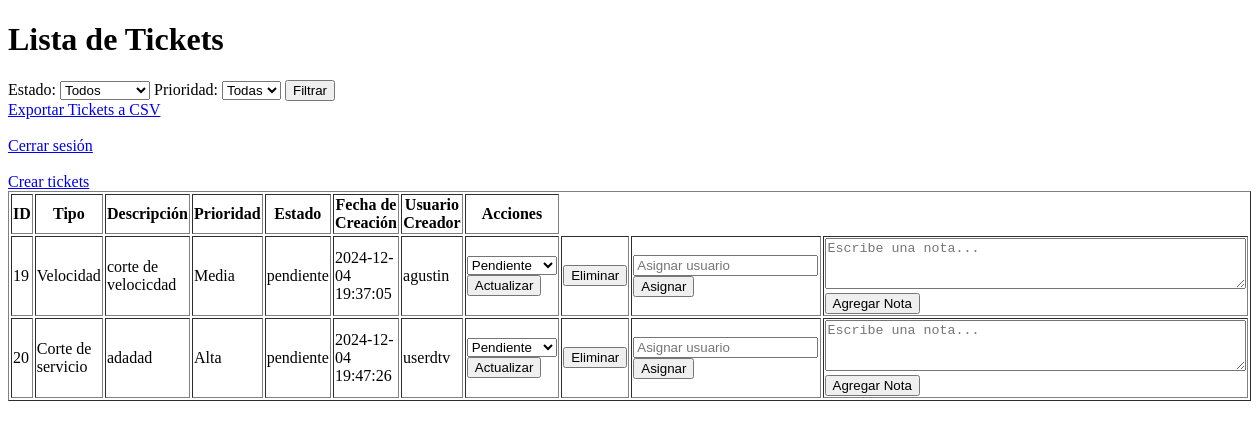
The app's page /tickets, older data.
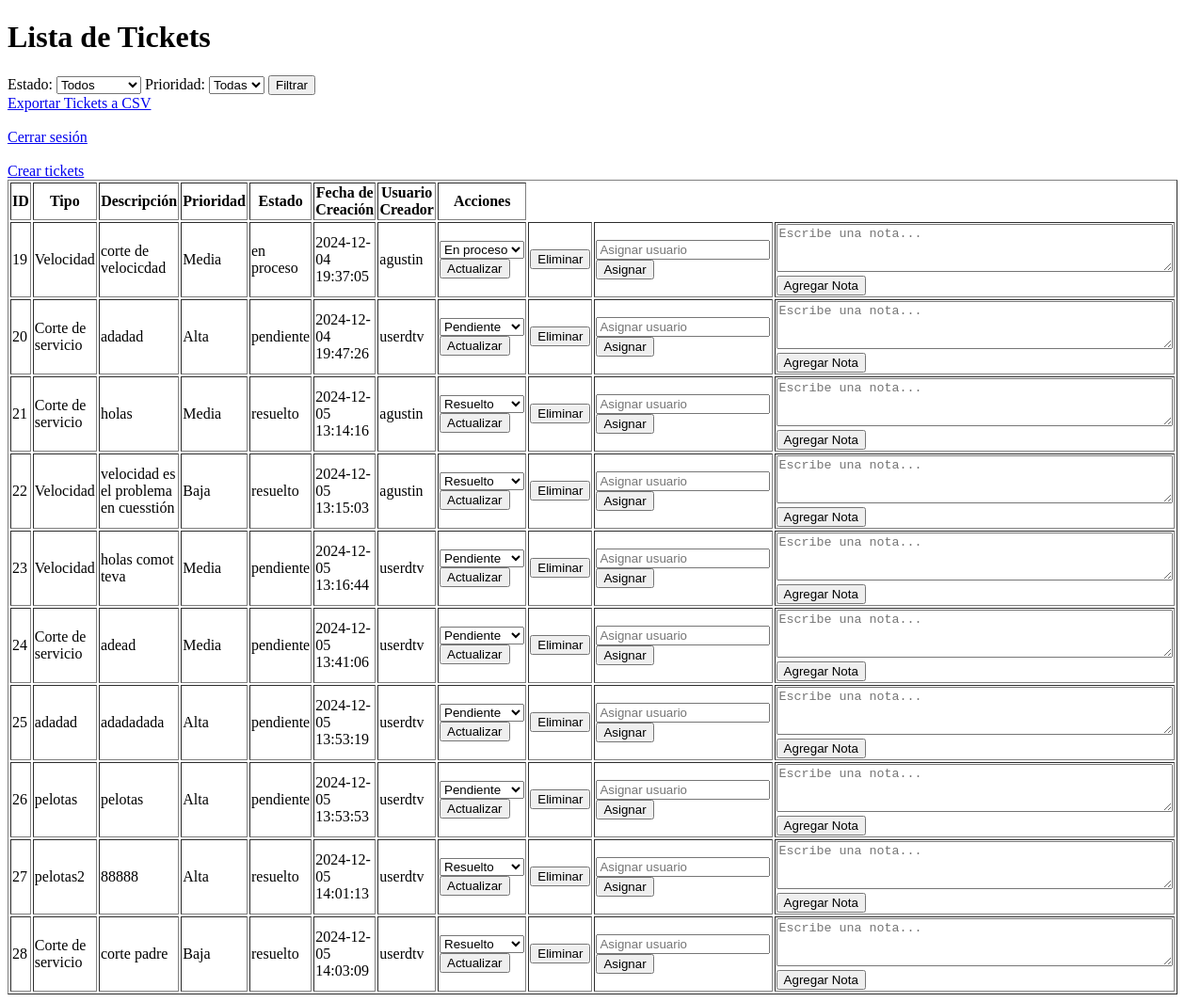
The same page, newer data.
### tables this page shows
CREATE TABLE tickets (
    id INTEGER PRIMARY KEY AUTOINCREMENT,
    tipo TEXT NOT NULL,
    descripcion TEXT NOT NULL,
    prioridad TEXT NOT NULL,
    estado TEXT DEFAULT 'pendiente',
    fecha_creacion DATETIME DEFAULT CURRENT_TIMESTAMP,
    usuario_creador TEXT NOT NULL,
    notas TEXT,
    archivo TEXT
, usuario_asignado TEXT);

### app.py (the view)
@app.route('/tickets')
def tickets():
    estado = request.args.get('estado')  # Filtrar por estado
    prioridad = request.args.get('prioridad')  # Filtrar por prioridad
    query = 'SELECT * FROM tickets WHERE 1=1'
    params = []
    if estado:
        query += ' AND estado = ?'
        params.append(estado)
    if prioridad:
        query += ' AND prioridad = ?'
        params.append(prioridad)
    conn = get_db_connection()
    tickets = conn.execute('SELECT * FROM tickets').fetchall()
    conn.close()
    return render_template('tickets.html', tickets=tickets)

### app.py (called while the page is built)
def get_db_connection():
    conn = sqlite3.connect('database.db', timeout=10)  # Espera hasta 10 segundos si la base de datos está bloqueada
    conn.row_factory = sqlite3.Row
    return conn

### templates/tickets.html (shortened to what this page needs)
<!DOCTYPE html>
<html lang="es">
<head>
</head>
<body>
    <h1>Lista de Tickets</h1>
    <form action="/tickets" method="GET">
        <label for="estado">Estado:</label>
        <select name="estado" id="estado">
            <option value="" {% if not estado %}selected{% endif %}>Todos</option>
        </select>
        <label for="prioridad">Prioridad:</label>
        <select name="prioridad" id="prioridad">
            <option value="" {% if not prioridad %}selected{% endif %}>Todas</option>
        </select>
        <button type="submit">Filtrar</button>
    </form>
    <table border="1">
        <thead>
            <tr>
                <th>ID</th>
                <th>Tipo</th>
                <th>Descripción</th>
                <th>Prioridad</th>
                <th>Estado</th>
                <th>Fecha de Creación</th>
                <th>Usuario Creador</th>
                <th>Acciones</th>
            </tr>
        </thead>
        <tbody>
            {% for ticket in tickets %}
            <tr>
                <td>{{ ticket['id'] }}</td>
                <td>{{ ticket['tipo'] }}</td>
                <td>{{ ticket['descripcion'] }}</td>
                <td>{{ ticket['prioridad'] }}</td>
                <td>{{ ticket['estado'] }}</td>
                <td>{{ ticket['fecha_creacion'] }}</td>
                <td>{{ ticket['usuario_creador'] }}</td>
                <td>
                    <form action="/update-ticket/{{ ticket['id'] }}" method="POST" style="display:inline;">
                        <select name="nuevo_estado" required>
                            <option value="pendiente" {% if ticket['estado']=='pendiente' %}selected{% endif %}>
                                Pendiente</option>
                            <option value="en proceso" {% if ticket['estado']=='en proceso' %}selected{% endif %}>En
                                proceso</option>
                            <option value="resuelto" {% if ticket['estado']=='resuelto' %}selected{% endif %}>Resuelto
                            </option>
                        </select>
                        <button type="submit">Actualizar</button>
                    </form>
                </td>
                <td>
                    <form action="/delete-ticket/{{ ticket['id'] }}" method="POST" style="display:inline;">
                        <button type="submit"
                            onclick="return confirm('¿Estás seguro de que deseas eliminar este ticket?')">Eliminar</button>
                    </form>
                </td>
                <td>
                    <form action="/assign-ticket/{{ ticket['id'] }}" method="POST" style="display:inline;">
                        <input type="text" name="usuario_asignado" placeholder="Asignar usuario" required>
                        <button type="submit">Asignar</button>
                    </form>
                </td>
                <td>
                    <form action="/add-note/{{ ticket['id'] }}" method="POST">
                        <textarea name="nota" rows="3" cols="50" placeholder="Escribe una nota..." required></textarea>
                        <button type="submit">Agregar Nota</button>
                    </form>
                </td>
            </tr>
            {% endfor %}
        </tbody>
        <a href="/export-tickets" class="button">Exportar Tickets a CSV</a>
        <br><br>
        <a href="/logout">Cerrar sesión</a>
        <br><br>
        <a href="/create-ticket">Crear tickets</a>
    </table>
</body>
</html>

Row changes from the older to the newer data that the page shows:
changed tickets "corte de velocicdad": estado "pendiente" → "en proceso"; nuevo_estado "Pendiente" → "En proceso"
added tickets: id "21", tipo "Corte de servicio", descripcion "holas", prioridad "Media", estado "resuelto", fecha_creacion "2024-12-05 13:14:16", usuario_creador "agustin", nuevo_estado "Resuelto"
added tickets: id "22", tipo "Velocidad", descripcion "velocidad es el problema en cuesstión", prioridad "Baja", estado "resuelto", fecha_creacion "2024-12-05 13:15:03", usuario_creador "agustin", nuevo_estado "Resuelto"
added tickets: id "23", tipo "Velocidad", descripcion "holas comot teva", prioridad "Media", estado "pendiente", fecha_creacion "2024-12-05 13:16:44", usuario_creador "userdtv", nuevo_estado "Pendiente"
added tickets: id "24", tipo "Corte de servicio", descripcion "adead", prioridad "Media", estado "pendiente", fecha_creacion "2024-12-05 13:41:06", usuario_creador "userdtv", nuevo_estado "Pendiente"
added tickets: id "25", tipo "adadad", descripcion "adadadada", prioridad "Alta", estado "pendiente", fecha_creacion "2024-12-05 13:53:19", usuario_creador "userdtv", nuevo_estado "Pendiente"
added tickets: id "26", tipo "pelotas", descripcion "pelotas", prioridad "Alta", estado "pendiente", fecha_creacion "2024-12-05 13:53:53", usuario_creador "userdtv", nuevo_estado "Pendiente"
added tickets: id "27", tipo "pelotas2", descripcion "88888", prioridad "Alta", estado "resuelto", fecha_creacion "2024-12-05 14:01:13", usuario_creador "userdtv", nuevo_estado "Resuelto"
added tickets: id "28", tipo "Corte de servicio", descripcion "corte padre", prioridad "Baja", estado "resuelto", fecha_creacion "2024-12-05 14:03:09", usuario_creador "userdtv", nuevo_estado "Resuelto"
